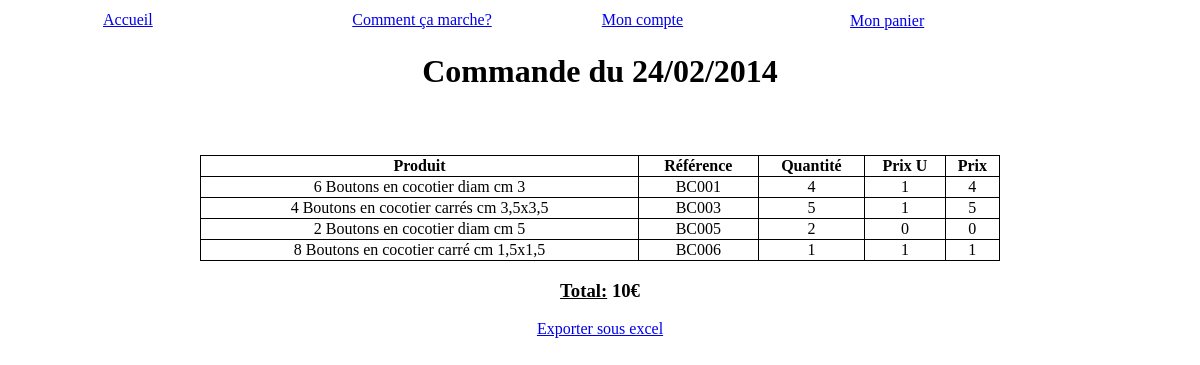
Before: /OrderDetail-139325089690288256.html (signed in) with the older database file.
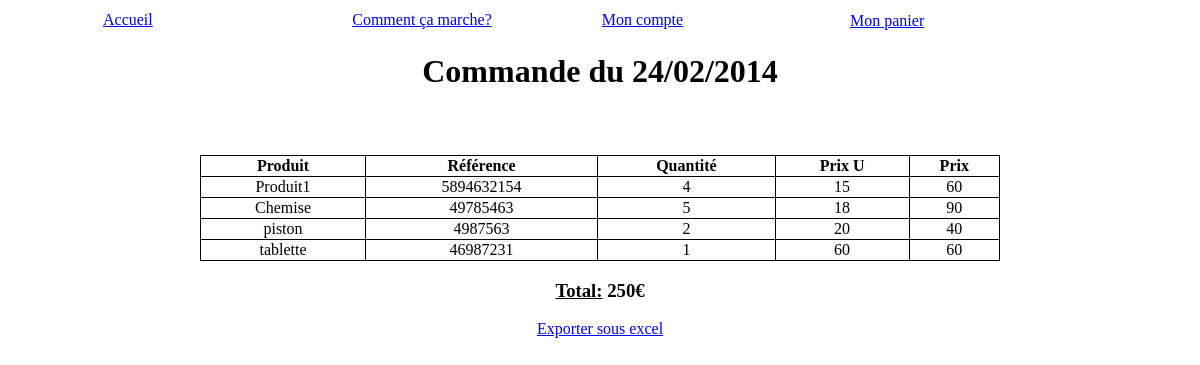
After: the same page with the newer database file.
### tables this page shows
CREATE TABLE IF NOT EXISTS `commande` (
  `id` int(11) NOT NULL AUTO_INCREMENT,
  `idUser` int(11) NOT NULL,
  `idSociete` int(11) NOT NULL,
  `dateCommande` datetime NOT NULL,
  `dateLivraison` varchar(25) NOT NULL,
  `commentOrder` text NOT NULL,
  `keyOrder` varchar(25) NOT NULL,
  PRIMARY KEY (`id`)
);

CREATE TABLE IF NOT EXISTS `produit` (
  `idProduit` int(11) NOT NULL AUTO_INCREMENT,
  `idSociete` int(11) NOT NULL,
  `idCategorie` int(11) NOT NULL,
  `prixProduit` decimal(10,0) NOT NULL,
  `minQte` int(11) NOT NULL,
  `quantiteProduit` int(11) NOT NULL,
  `imgProduit` varchar(250) NOT NULL DEFAULT '1393110376_Picture.png',
  `libelleProduit` varchar(250) NOT NULL,
  `codeProduit` varchar(50) NOT NULL,
  PRIMARY KEY (`idProduit`)
);

CREATE TABLE IF NOT EXISTS `orderdetails` (
  `id` int(11) NOT NULL AUTO_INCREMENT,
  `idOrder` int(11) NOT NULL,
  `idProduct` int(11) NOT NULL,
  `unitPrice` decimal(10,0) NOT NULL,
  `quantity` int(11) NOT NULL,
  PRIMARY KEY (`id`)
);

### controleurs/OrderDetail.php (called while the page is built, shortened)
<?php
require_once('./modeles/OrderDetail.php');
    if(isset($_GET['act'])){
        $order = getOrderDetail($auth, $_GET['act']);
        $produits = getProductsOrder($auth, $_GET['act']);
    }
require_once('./vues/OrderDetail.php');
?>

### modeles/OrderDetail.php (called while the page is built, shortened)
<?php
function getOrderDetail($auth, $keyOrder) {
    $result['message'] = "";
    $checkIsMyOrder = $auth->prepare('SELECT COUNT(*) AS nb FROM commande WHERE idUser = :id AND keyOrder = :keyOrder');
    $checkIsMyOrder->bindValue(":id", $_SESSION['id'], PDO::PARAM_INT);
    $checkIsMyOrder->bindValue(":keyOrder", $keyOrder, PDO::PARAM_STR);
    $checkIsMyOrder->execute();
    $checkResult = $checkIsMyOrder->fetch();
    if ($checkResult['nb'] > 0) {
        $select = $auth->prepare('SELECT * FROM commande WHERE idUser = :id AND keyOrder = :keyOrder');
        $select->bindValue(":id", $_SESSION['id'], PDO::PARAM_INT);
        $select->bindValue(":keyOrder", $keyOrder, PDO::PARAM_STR);
        $select->execute();
        $result = $select->fetch();
    } else {
        $result['message'] .= "La commande numérotée(" . $keyOrder . ") n'a pas pu être trouvée sur votre compte ou vous n'êtes pas autorisé à l'afficher sans être connecter.";
    }
    return $result;
}
function getProductsOrder($auth, $keyOrder) {
    $checkIsMyOrder = $auth->prepare('SELECT COUNT(*) AS nb FROM commande WHERE idUser = :id AND keyOrder = :keyOrder');
    $checkIsMyOrder->bindValue(":id", $_SESSION['id'], PDO::PARAM_INT);
    $checkIsMyOrder->bindValue(":keyOrder", $keyOrder, PDO::PARAM_STR);
    $checkIsMyOrder->execute();
    $checkResult = $checkIsMyOrder->fetch();
    if ($checkResult['nb'] > 0) {
        $select = $auth->prepare('SELECT * FROM commande CMD INNER JOIN orderdetails DET ON CMD.id = DET.idOrder INNER JOIN produit PROD ON DET.idProduct = PROD.idProduit WHERE idUser = :id AND keyOrder = :keyOrder');
        $select->bindValue(":id", $_SESSION['id'], PDO::PARAM_INT);
        $select->bindValue(":keyOrder", $keyOrder, PDO::PARAM_STR);
        $select->execute();
        $i = 0;
        while ($order = $select->fetch()) {
            $result[$i]['quantity'] = $order['quantity'];
            $result[$i]['libelleProduit'] = $order['libelleProduit'];
            $result[$i]['codeProduit'] = $order['codeProduit'];
            $result[$i]['prixProduit'] = $order['prixProduit'];
            $i++;
        }
        return $result;
    }
}
?>

### vues/OrderDetail.php (the view)
<?php if(isset($_GET['act']) && !empty($_GET['act'])){?>
<div class="width800">
    <?php date_default_timezone_set("Europe/Paris");
    if(empty($order['message'])){
    ?>
    <h1 class="center">Commande du <?php echo date("d/m/Y", strtotime($order['dateCommande'])); ?></h1> <br/>
    <div>
        <table id="basketTable">
            <tr>
                <th>Produit</th>
                <th>Référence</th>
                <th>Quantité</th>
                <th>Prix U</th>
                <th>Prix</th>
            </tr>
            <?php
            $prixPanier = 0;
            if (isset($produits)) {
                foreach ($produits as $produit) {
                    ?>
                    <tr>
                        <td><?php echo $produit['libelleProduit']; ?></td>
                        <td><?php echo $produit['codeProduit']; ?></td>
                        <td><?php echo $produit['quantity']; ?></td>
                        <td><?php echo $produit['prixProduit']; ?></td>
                        <td><?php
                            $prixTot = $produit['prixProduit'] * $produit['quantity'];
                            $prixPanier += $prixTot;
                            echo $prixTot;
                            ?></td>
                    </tr>
                    <?php
                }
            }
            ?>
        </table>
        <h3 class="center">
            <span class="underline">Total:</span>
            <span id="cartPrice"><?php echo $prixPanier; ?></span>€
        </h3>
        <div class="center">
            <a href="getInvoice.php?id=<?php echo $_GET['act']; ?>">Exporter sous excel</a>
        </div>
    </div>
    <?php }else{
        echo "<div style='margin-top: 25px;'>".$order['message']."</div>";
    }
    ?>
</div>
<?php } ?>

### index.php (shortened to what this page needs)
<?php
$page = preg_replace('#\.\./#', '', $_GET['page']);
if(isset($page) && !empty($page) && is_file('vues/' . $page . '.php')) {
	include('global.php');
}
else {
	include('includes/config.php');
	include('global.php');
}
?>

### global.php
<?php
	if($page != "test"){
    if( (strstr($_SERVER['HTTP_ACCEPT'], "html") == TRUE))
		include('header.php');
	if(isset($page) && !empty($page) && is_file('vues/' . $page . '.php')) {
		include ('controleurs/' . $_GET['page'] . '.php');
	}
	else{
		include ('controleurs/404.php');
	}
	if( (strstr($_SERVER['HTTP_ACCEPT'], "html") == TRUE))
		include('bottom.php');
	}
?>

### header.php (shortened to what this page needs)
<!DOCTYPE html>
<html>
    <head>
        <link rel="stylesheet" media="screen" type="text/css" title="Design" href="<?php echo ROOTPATH; ?>/design.css" />
        <link rel="stylesheet" href="//code.jquery.com/ui/1.10.4/themes/smoothness/jquery-ui.css">
        <link href="//netdna.bootstrapcdn.com/font-awesome/4.0.3/css/font-awesome.css" rel="stylesheet">
    </head>
    <body>
        <div id="content" style="width: 1000px;margin: auto;">
            <?php if (empty($_SESSION['id'])) {
                if ($_GET['page'] != "connexion" && $_GET['page'] != "recover") {
                    ?>
                    <a href="<?php echo ROOTPATH; ?>/connexion.html">Connexion</a>
                <?php
                }
            } else {
                if ($_GET['page'] != "admin" && $_GET['page'] != "societeadm") {
                    ?>
                    <table style="width: 750px; margin: auto; float: left;">
                        <tr>
                            <td style="width: 250px;"><a href="<?php echo ROOTPATH; ?>/index.html">Accueil</a></td>
                            <td style="width: 250px;"><a href="<?php echo ROOTPATH; ?>/HowtoUse.html">Comment ça marche?</a></td>
                            <td style="width: 250px;"><a href="<?php echo ROOTPATH; ?>/mySpace.html">Mon compte</a></td>
                        </tr>
                    </table>
    <?php }
} ?>

### bottom.php (shortened to what this page needs)
<?php
if (!empty($_SESSION['id'])) {
    if($_GET['page'] != "admin" && $_GET['page'] != "societeadm"){?>
        <div style="width: 250px; margin-left: 750px;">
            <div style="position: absolute; top: 12px;"><div id="miniCart" class="miniCart"><a href="<?php echo ROOTPATH; ?>/basket.html">Mon panier</a></div></div>
        </div>
        <?php
    }
}?>
</div>
</body>
</html>

### design.css (style rules this page uses)
body { background-color: #ffffff; }
.underline { text-decoration: underline; }
.center { text-align: center; }
.width800 { width: 800px; margin: auto; }
#basketTable { width: 800px; margin: auto; margin-top: 25px; border: 1px solid black; border-collapse: collapse; text-align: center; }
#basketTable th,#basketTable td { border: 1px solid black; }
.miniCart { text-align: center; }

Changed rows visible on the page:
changed through a linked row, commande: produit.libelleProduit "6 Boutons en cocotier diam cm 3" → "Produit1"; produit.codeProduit "BC001" → "5894632154"; produit.prixProduit "1" → "15"; produit.prixProduit "4" → "60"; produit.libelleProduit "4 Boutons en cocotier carrés cm 3,5x3,5" → "Chemise"; produit.codeProduit "BC003" → "49785463"; produit.prixProduit "1" → "18"; produit.prixProduit "5" → "90"; produit.libelleProduit "2 Boutons en cocotier diam cm 5" → "piston"; produit.codeProduit "BC005" → "4987563"; produit.prixProduit "0" → "20"; produit.prixProduit "0" → "40"; produit.libelleProduit "8 Boutons en cocotier carré cm 1,5x1,5" → "tablette"; produit.codeProduit "BC006" → "46987231"; produit.prixProduit "1" → "60"
Other visible differences:
$prixPanier: "10" → "250"
